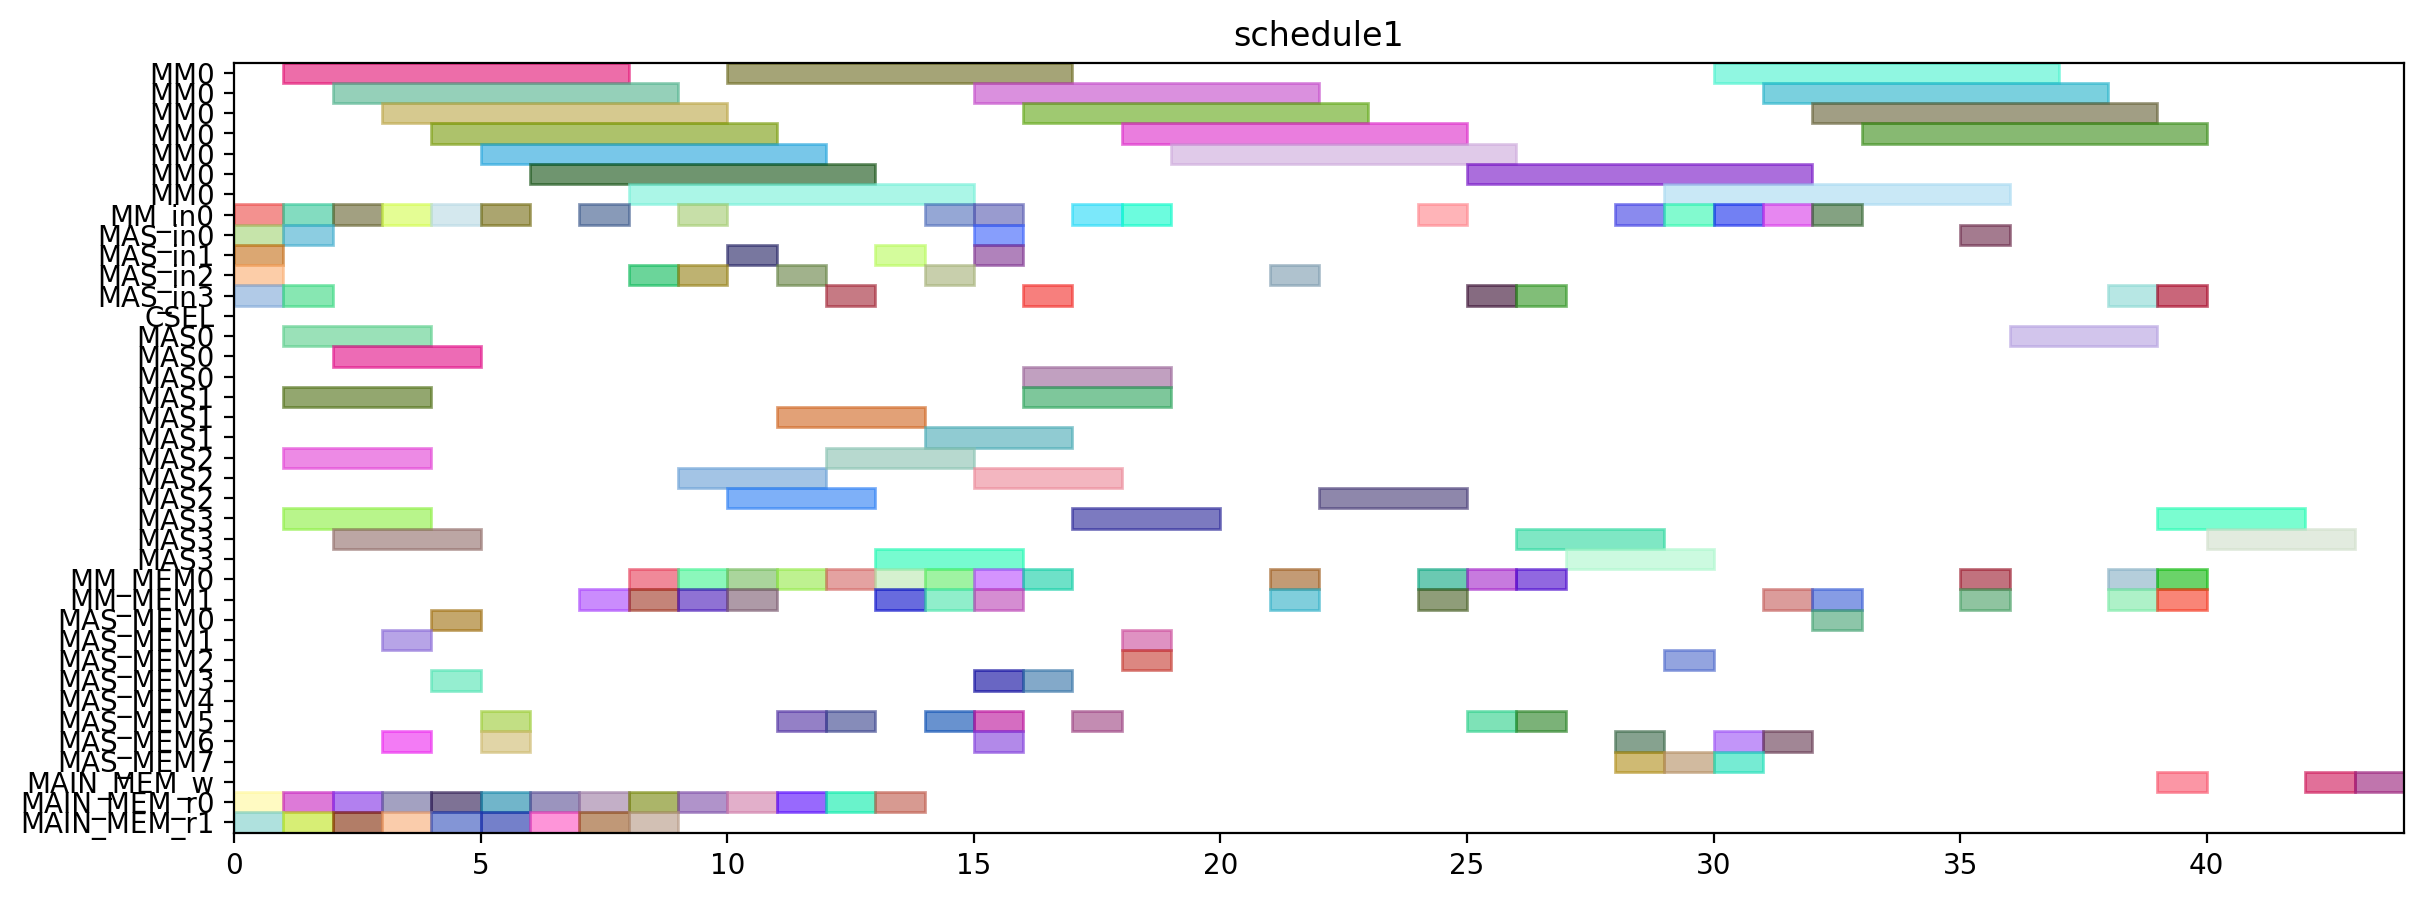

Here is the Python script that generated this plot:
from pyschedule import Scenario, solvers, plotters, alt


def solve():
	horizon = 122
	S = Scenario("schedule1", horizon=horizon)

	# resource
	MM = S.Resources('MM', num=1, size=7)
	MM_in = S.Resources('MM_in', num=1)
	MAS_in = S.Resources('MAS_in', num=4)
	CSEL = S.Resource('CSEL')
	MAS = S.Resources('MAS', num=4, size=3, periods=range(1, horizon))
	MM_MEM = S.Resources('MM_MEM', num=2)
	MAS_MEM = S.Resources('MAS_MEM', num=8)
	MAIN_MEM_w = S.Resource('MAIN_MEM_w', size=1)
	MAIN_MEM_r = S.Resources('MAIN_MEM_r', num=2)

	# result of previous scheduling
	t13_in = S.Task('t13_in', length=1, delay_cost=1)
	S += t13_in >= 0
	t13_in += MAS_in[3]

	t14_in = S.Task('t14_in', length=1, delay_cost=1)
	S += t14_in >= 0
	t14_in += MAS_in[0]

	t2_in = S.Task('t2_in', length=1, delay_cost=1)
	S += t2_in >= 0
	t2_in += MM_in[0]

	t2_mem1 = S.Task('t2_mem1', length=1, delay_cost=1)
	S += t2_mem1 >= 0
	t2_mem1 += MAIN_MEM_r[1]

	t3_mem0 = S.Task('t3_mem0', length=1, delay_cost=1)
	S += t3_mem0 >= 0
	t3_mem0 += MAIN_MEM_r[0]

	t4_in = S.Task('t4_in', length=1, delay_cost=1)
	S += t4_in >= 0
	t4_in += MAS_in[2]

	t9_in = S.Task('t9_in', length=1, delay_cost=1)
	S += t9_in >= 0
	t9_in += MAS_in[1]

	t13 = S.Task('t13', length=3, delay_cost=1)
	S += t13 >= 1
	t13 += MAS[3]

	t14 = S.Task('t14', length=3, delay_cost=1)
	S += t14 >= 1
	t14 += MAS[0]

	t14_mem1 = S.Task('t14_mem1', length=1, delay_cost=1)
	S += t14_mem1 >= 1
	t14_mem1 += MAIN_MEM_r[1]

	t1_in = S.Task('t1_in', length=1, delay_cost=1)
	S += t1_in >= 1
	t1_in += MM_in[0]

	t1_mem0 = S.Task('t1_mem0', length=1, delay_cost=1)
	S += t1_mem0 >= 1
	t1_mem0 += MAIN_MEM_r[0]

	t2 = S.Task('t2', length=7, delay_cost=1)
	S += t2 >= 1
	t2 += MM[0]

	t3_in = S.Task('t3_in', length=1, delay_cost=1)
	S += t3_in >= 1
	t3_in += MAS_in[3]

	t4 = S.Task('t4', length=3, delay_cost=1)
	S += t4 >= 1
	t4 += MAS[2]

	t8_in = S.Task('t8_in', length=1, delay_cost=1)
	S += t8_in >= 1
	t8_in += MAS_in[0]

	t9 = S.Task('t9', length=3, delay_cost=1)
	S += t9 >= 1
	t9 += MAS[1]

	t0_in = S.Task('t0_in', length=1, delay_cost=1)
	S += t0_in >= 2
	t0_in += MM_in[0]

	t1 = S.Task('t1', length=7, delay_cost=1)
	S += t1 >= 2
	t1 += MM[0]

	t3 = S.Task('t3', length=3, delay_cost=1)
	S += t3 >= 2
	t3 += MAS[3]

	t8 = S.Task('t8', length=3, delay_cost=1)
	S += t8 >= 2
	t8 += MAS[0]

	t8_mem1 = S.Task('t8_mem1', length=1, delay_cost=1)
	S += t8_mem1 >= 2
	t8_mem1 += MAIN_MEM_r[1]

	t9_mem0 = S.Task('t9_mem0', length=1, delay_cost=1)
	S += t9_mem0 >= 2
	t9_mem0 += MAIN_MEM_r[0]

	t0 = S.Task('t0', length=7, delay_cost=1)
	S += t0 >= 3
	t0 += MM[0]

	t15_in = S.Task('t15_in', length=1, delay_cost=1)
	S += t15_in >= 3
	t15_in += MM_in[0]

	t15_mem0 = S.Task('t15_mem0', length=1, delay_cost=1)
	S += t15_mem0 >= 3
	t15_mem0 += MAS_MEM[6]

	t15_mem1 = S.Task('t15_mem1', length=1, delay_cost=1)
	S += t15_mem1 >= 3
	t15_mem1 += MAS_MEM[1]

	t19_mem0 = S.Task('t19_mem0', length=1, delay_cost=1)
	S += t19_mem0 >= 3
	t19_mem0 += MAIN_MEM_r[0]

	t4_mem1 = S.Task('t4_mem1', length=1, delay_cost=1)
	S += t4_mem1 >= 3
	t4_mem1 += MAIN_MEM_r[1]

	t10_in = S.Task('t10_in', length=1, delay_cost=1)
	S += t10_in >= 4
	t10_in += MM_in[0]

	t10_mem0 = S.Task('t10_mem0', length=1, delay_cost=1)
	S += t10_mem0 >= 4
	t10_mem0 += MAS_MEM[0]

	t10_mem1 = S.Task('t10_mem1', length=1, delay_cost=1)
	S += t10_mem1 >= 4
	t10_mem1 += MAS_MEM[3]

	t15 = S.Task('t15', length=7, delay_cost=1)
	S += t15 >= 4
	t15 += MM[0]

	t30_mem0 = S.Task('t30_mem0', length=1, delay_cost=1)
	S += t30_mem0 >= 4
	t30_mem0 += MAIN_MEM_r[0]

	t9_mem1 = S.Task('t9_mem1', length=1, delay_cost=1)
	S += t9_mem1 >= 4
	t9_mem1 += MAIN_MEM_r[1]

	t0_mem1 = S.Task('t0_mem1', length=1, delay_cost=1)
	S += t0_mem1 >= 5
	t0_mem1 += MAIN_MEM_r[1]

	t10 = S.Task('t10', length=7, delay_cost=1)
	S += t10 >= 5
	t10 += MM[0]

	t18_mem0 = S.Task('t18_mem0', length=1, delay_cost=1)
	S += t18_mem0 >= 5
	t18_mem0 += MAIN_MEM_r[0]

	t5_in = S.Task('t5_in', length=1, delay_cost=1)
	S += t5_in >= 5
	t5_in += MM_in[0]

	t5_mem0 = S.Task('t5_mem0', length=1, delay_cost=1)
	S += t5_mem0 >= 5
	t5_mem0 += MAS_MEM[6]

	t5_mem1 = S.Task('t5_mem1', length=1, delay_cost=1)
	S += t5_mem1 >= 5
	t5_mem1 += MAS_MEM[5]

	t1_mem1 = S.Task('t1_mem1', length=1, delay_cost=1)
	S += t1_mem1 >= 6
	t1_mem1 += MAIN_MEM_r[1]

	t26_mem0 = S.Task('t26_mem0', length=1, delay_cost=1)
	S += t26_mem0 >= 6
	t26_mem0 += MAIN_MEM_r[0]

	t5 = S.Task('t5', length=7, delay_cost=1)
	S += t5 >= 6
	t5 += MM[0]

	t26_in = S.Task('t26_in', length=1, delay_cost=1)
	S += t26_in >= 7
	t26_in += MM_in[0]

	t26_mem1 = S.Task('t26_mem1', length=1, delay_cost=1)
	S += t26_mem1 >= 7
	t26_mem1 += MM_MEM[1]

	t3_mem1 = S.Task('t3_mem1', length=1, delay_cost=1)
	S += t3_mem1 >= 7
	t3_mem1 += MAIN_MEM_r[1]

	t4_mem0 = S.Task('t4_mem0', length=1, delay_cost=1)
	S += t4_mem0 >= 7
	t4_mem0 += MAIN_MEM_r[0]

	t0_mem0 = S.Task('t0_mem0', length=1, delay_cost=1)
	S += t0_mem0 >= 8
	t0_mem0 += MAIN_MEM_r[0]

	t11_in = S.Task('t11_in', length=1, delay_cost=1)
	S += t11_in >= 8
	t11_in += MAS_in[2]

	t11_mem0 = S.Task('t11_mem0', length=1, delay_cost=1)
	S += t11_mem0 >= 8
	t11_mem0 += MM_MEM[0]

	t11_mem1 = S.Task('t11_mem1', length=1, delay_cost=1)
	S += t11_mem1 >= 8
	t11_mem1 += MM_MEM[1]

	t13_mem1 = S.Task('t13_mem1', length=1, delay_cost=1)
	S += t13_mem1 >= 8
	t13_mem1 += MAIN_MEM_r[1]

	t26 = S.Task('t26', length=7, delay_cost=1)
	S += t26 >= 8
	t26 += MM[0]

	t11 = S.Task('t11', length=3, delay_cost=1)
	S += t11 >= 9
	t11 += MAS[2]

	t19_in = S.Task('t19_in', length=1, delay_cost=1)
	S += t19_in >= 9
	t19_in += MM_in[0]

	t19_mem1 = S.Task('t19_mem1', length=1, delay_cost=1)
	S += t19_mem1 >= 9
	t19_mem1 += MM_MEM[1]

	t24_in = S.Task('t24_in', length=1, delay_cost=1)
	S += t24_in >= 9
	t24_in += MAS_in[2]

	t24_mem0 = S.Task('t24_mem0', length=1, delay_cost=1)
	S += t24_mem0 >= 9
	t24_mem0 += MM_MEM[0]

	t8_mem0 = S.Task('t8_mem0', length=1, delay_cost=1)
	S += t8_mem0 >= 9
	t8_mem0 += MAIN_MEM_r[0]

	t13_mem0 = S.Task('t13_mem0', length=1, delay_cost=1)
	S += t13_mem0 >= 10
	t13_mem0 += MAIN_MEM_r[0]

	t19 = S.Task('t19', length=7, delay_cost=1)
	S += t19 >= 10
	t19 += MM[0]

	t24 = S.Task('t24', length=3, delay_cost=1)
	S += t24 >= 10
	t24 += MAS[2]

	t6_in = S.Task('t6_in', length=1, delay_cost=1)
	S += t6_in >= 10
	t6_in += MAS_in[1]

	t6_mem0 = S.Task('t6_mem0', length=1, delay_cost=1)
	S += t6_mem0 >= 10
	t6_mem0 += MM_MEM[0]

	t6_mem1 = S.Task('t6_mem1', length=1, delay_cost=1)
	S += t6_mem1 >= 10
	t6_mem1 += MM_MEM[1]

	t12_in = S.Task('t12_in', length=1, delay_cost=1)
	S += t12_in >= 11
	t12_in += MAS_in[2]

	t12_mem0 = S.Task('t12_mem0', length=1, delay_cost=1)
	S += t12_mem0 >= 11
	t12_mem0 += MM_MEM[0]

	t12_mem1 = S.Task('t12_mem1', length=1, delay_cost=1)
	S += t12_mem1 >= 11
	t12_mem1 += MAS_MEM[5]

	t14_mem0 = S.Task('t14_mem0', length=1, delay_cost=1)
	S += t14_mem0 >= 11
	t14_mem0 += MAIN_MEM_r[0]

	t6 = S.Task('t6', length=3, delay_cost=1)
	S += t6 >= 11
	t6 += MAS[1]

	t12 = S.Task('t12', length=3, delay_cost=1)
	S += t12 >= 12
	t12 += MAS[2]

	t25_in = S.Task('t25_in', length=1, delay_cost=1)
	S += t25_in >= 12
	t25_in += MAS_in[3]

	t25_mem0 = S.Task('t25_mem0', length=1, delay_cost=1)
	S += t25_mem0 >= 12
	t25_mem0 += MM_MEM[0]

	t25_mem1 = S.Task('t25_mem1', length=1, delay_cost=1)
	S += t25_mem1 >= 12
	t25_mem1 += MAS_MEM[5]

	t27_mem0 = S.Task('t27_mem0', length=1, delay_cost=1)
	S += t27_mem0 >= 12
	t27_mem0 += MAIN_MEM_r[0]

	t16_in = S.Task('t16_in', length=1, delay_cost=1)
	S += t16_in >= 13
	t16_in += MAS_in[1]

	t16_mem0 = S.Task('t16_mem0', length=1, delay_cost=1)
	S += t16_mem0 >= 13
	t16_mem0 += MM_MEM[0]

	t16_mem1 = S.Task('t16_mem1', length=1, delay_cost=1)
	S += t16_mem1 >= 13
	t16_mem1 += MM_MEM[1]

	t25 = S.Task('t25', length=3, delay_cost=1)
	S += t25 >= 13
	t25 += MAS[3]

	t2_mem0 = S.Task('t2_mem0', length=1, delay_cost=1)
	S += t2_mem0 >= 13
	t2_mem0 += MAIN_MEM_r[0]

	t16 = S.Task('t16', length=3, delay_cost=1)
	S += t16 >= 14
	t16 += MAS[1]

	t18_in = S.Task('t18_in', length=1, delay_cost=1)
	S += t18_in >= 14
	t18_in += MM_in[0]

	t18_mem1 = S.Task('t18_mem1', length=1, delay_cost=1)
	S += t18_mem1 >= 14
	t18_mem1 += MAS_MEM[5]

	t29_in = S.Task('t29_in', length=1, delay_cost=1)
	S += t29_in >= 14
	t29_in += MAS_in[2]

	t29_mem0 = S.Task('t29_mem0', length=1, delay_cost=1)
	S += t29_mem0 >= 14
	t29_mem0 += MM_MEM[0]

	t29_mem1 = S.Task('t29_mem1', length=1, delay_cost=1)
	S += t29_mem1 >= 14
	t29_mem1 += MM_MEM[1]

	t18 = S.Task('t18', length=7, delay_cost=1)
	S += t18 >= 15
	t18 += MM[0]

	t27_in = S.Task('t27_in', length=1, delay_cost=1)
	S += t27_in >= 15
	t27_in += MM_in[0]

	t27_mem1 = S.Task('t27_mem1', length=1, delay_cost=1)
	S += t27_mem1 >= 15
	t27_mem1 += MAS_MEM[5]

	t28_in = S.Task('t28_in', length=1, delay_cost=1)
	S += t28_in >= 15
	t28_in += MAS_in[0]

	t28_mem0 = S.Task('t28_mem0', length=1, delay_cost=1)
	S += t28_mem0 >= 15
	t28_mem0 += MAS_MEM[6]

	t28_mem1 = S.Task('t28_mem1', length=1, delay_cost=1)
	S += t28_mem1 >= 15
	t28_mem1 += MM_MEM[1]

	t29 = S.Task('t29', length=3, delay_cost=1)
	S += t29 >= 15
	t29 += MAS[2]

	t7_in = S.Task('t7_in', length=1, delay_cost=1)
	S += t7_in >= 15
	t7_in += MAS_in[1]

	t7_mem0 = S.Task('t7_mem0', length=1, delay_cost=1)
	S += t7_mem0 >= 15
	t7_mem0 += MM_MEM[0]

	t7_mem1 = S.Task('t7_mem1', length=1, delay_cost=1)
	S += t7_mem1 >= 15
	t7_mem1 += MAS_MEM[3]

	t17_in = S.Task('t17_in', length=1, delay_cost=1)
	S += t17_in >= 16
	t17_in += MAS_in[3]

	t17_mem0 = S.Task('t17_mem0', length=1, delay_cost=1)
	S += t17_mem0 >= 16
	t17_mem0 += MM_MEM[0]

	t17_mem1 = S.Task('t17_mem1', length=1, delay_cost=1)
	S += t17_mem1 >= 16
	t17_mem1 += MAS_MEM[3]

	t27 = S.Task('t27', length=7, delay_cost=1)
	S += t27 >= 16
	t27 += MM[0]

	t28 = S.Task('t28', length=3, delay_cost=1)
	S += t28 >= 16
	t28 += MAS[0]

	t7 = S.Task('t7', length=3, delay_cost=1)
	S += t7 >= 16
	t7 += MAS[1]

	t17 = S.Task('t17', length=3, delay_cost=1)
	S += t17 >= 17
	t17 += MAS[3]

	t30_in = S.Task('t30_in', length=1, delay_cost=1)
	S += t30_in >= 17
	t30_in += MM_in[0]

	t30_mem1 = S.Task('t30_mem1', length=1, delay_cost=1)
	S += t30_mem1 >= 17
	t30_mem1 += MAS_MEM[5]

	t30 = S.Task('t30', length=7, delay_cost=1)
	S += t30 >= 18
	t30 += MM[0]

	t35_in = S.Task('t35_in', length=1, delay_cost=1)
	S += t35_in >= 18
	t35_in += MM_in[0]

	t35_mem0 = S.Task('t35_mem0', length=1, delay_cost=1)
	S += t35_mem0 >= 18
	t35_mem0 += MAS_MEM[2]

	t35_mem1 = S.Task('t35_mem1', length=1, delay_cost=1)
	S += t35_mem1 >= 18
	t35_mem1 += MAS_MEM[1]

	t35 = S.Task('t35', length=7, delay_cost=1)
	S += t35 >= 19
	t35 += MM[0]

	t20_in = S.Task('t20_in', length=1, delay_cost=1)
	S += t20_in >= 21
	t20_in += MAS_in[2]

	t20_mem0 = S.Task('t20_mem0', length=1, delay_cost=1)
	S += t20_mem0 >= 21
	t20_mem0 += MM_MEM[0]

	t20_mem1 = S.Task('t20_mem1', length=1, delay_cost=1)
	S += t20_mem1 >= 21
	t20_mem1 += MM_MEM[1]

	t20 = S.Task('t20', length=3, delay_cost=1)
	S += t20 >= 22
	t20 += MAS[2]

	t31_in = S.Task('t31_in', length=1, delay_cost=1)
	S += t31_in >= 24
	t31_in += MM_in[0]

	t31_mem0 = S.Task('t31_mem0', length=1, delay_cost=1)
	S += t31_mem0 >= 24
	t31_mem0 += MM_MEM[0]

	t31_mem1 = S.Task('t31_mem1', length=1, delay_cost=1)
	S += t31_mem1 >= 24
	t31_mem1 += MM_MEM[1]

	t31 = S.Task('t31', length=7, delay_cost=1)
	S += t31 >= 25
	t31 += MM[0]


	# new tasks
	t21 = S.Task('t21', length=3, delay_cost=1)
	t21 += alt(MAS)
	t21_in = S.Task('t21_in', length=1, delay_cost=1)
	t21_in += alt(MAS_in)
	S += t21_in*MAS_in[0]<=t21*MAS[0]

	S += t21_in*MAS_in[1]<=t21*MAS[1]

	S += t21_in*MAS_in[2]<=t21*MAS[2]

	S += t21_in*MAS_in[3]<=t21*MAS[3]

	t21_mem0 = S.Task('t21_mem0', length=1, delay_cost=1)
	t21_mem0 += MM_MEM[0]
	S += 8 < t21_mem0
	S += t21_mem0 <= t21

	t21_mem1 = S.Task('t21_mem1', length=1, delay_cost=1)
	t21_mem1 += MAS_MEM[5]
	S += 24 < t21_mem1
	S += t21_mem1 <= t21

	t22 = S.Task('t22', length=3, delay_cost=1)
	t22 += alt(MAS)
	t22_in = S.Task('t22_in', length=1, delay_cost=1)
	t22_in += alt(MAS_in)
	S += t22_in*MAS_in[0]<=t22*MAS[0]

	S += t22_in*MAS_in[1]<=t22*MAS[1]

	S += t22_in*MAS_in[2]<=t22*MAS[2]

	S += t22_in*MAS_in[3]<=t22*MAS[3]

	t22_mem0 = S.Task('t22_mem0', length=1, delay_cost=1)
	t22_mem0 += MM_MEM[0]
	S += 8 < t22_mem0
	S += t22_mem0 <= t22

	t22_mem1 = S.Task('t22_mem1', length=1, delay_cost=1)
	t22_mem1 += MAS_MEM[5]
	S += 24 < t22_mem1
	S += t22_mem1 <= t22

	t32 = S.Task('t32', length=7, delay_cost=1)
	t32 += alt(MM)
	t32_in = S.Task('t32_in', length=1, delay_cost=1)
	t32_in += alt(MM_in)
	S += t32_in*MM_in[0]<=t32*MM[0]

	t32_mem0 = S.Task('t32_mem0', length=1, delay_cost=1)
	t32_mem0 += MAS_MEM[0]
	S += 18 < t32_mem0
	S += t32_mem0 <= t32

	t32_mem1 = S.Task('t32_mem1', length=1, delay_cost=1)
	t32_mem1 += MM_MEM[1]
	S += 31 < t32_mem1
	S += t32_mem1 <= t32

	t33 = S.Task('t33', length=7, delay_cost=1)
	t33 += alt(MM)
	t33_in = S.Task('t33_in', length=1, delay_cost=1)
	t33_in += alt(MM_in)
	S += t33_in*MM_in[0]<=t33*MM[0]

	t33_mem0 = S.Task('t33_mem0', length=1, delay_cost=1)
	t33_mem0 += MAS_MEM[6]
	S += 19 < t33_mem0
	S += t33_mem0 <= t33

	t33_mem1 = S.Task('t33_mem1', length=1, delay_cost=1)
	t33_mem1 += MM_MEM[1]
	S += 31 < t33_mem1
	S += t33_mem1 <= t33

	t23 = S.Task('t23', length=7, delay_cost=1)
	t23 += alt(MM)
	t23_in = S.Task('t23_in', length=1, delay_cost=1)
	t23_in += alt(MM_in)
	S += t23_in*MM_in[0]<=t23*MM[0]

	t23_mem0 = S.Task('t23_mem0', length=1, delay_cost=1)
	t23_mem0 += alt(MAS_MEM)
	S += (t21*MAS[0])-1 < t23_mem0*MAS_MEM[0]
	S += (t21*MAS[1])-1 < t23_mem0*MAS_MEM[2]
	S += (t21*MAS[2])-1 < t23_mem0*MAS_MEM[4]
	S += (t21*MAS[3])-1 < t23_mem0*MAS_MEM[6]
	S += t23_mem0 <= t23

	t23_mem1 = S.Task('t23_mem1', length=1, delay_cost=1)
	t23_mem1 += alt(MAS_MEM)
	S += (t22*MAS[0])-1 < t23_mem1*MAS_MEM[1]
	S += (t22*MAS[1])-1 < t23_mem1*MAS_MEM[3]
	S += (t22*MAS[2])-1 < t23_mem1*MAS_MEM[5]
	S += (t22*MAS[3])-1 < t23_mem1*MAS_MEM[7]
	S += t23_mem1 <= t23

	t34 = S.Task('t34', length=7, delay_cost=1)
	t34 += alt(MM)
	t34_in = S.Task('t34_in', length=1, delay_cost=1)
	t34_in += alt(MM_in)
	S += t34_in*MM_in[0]<=t34*MM[0]

	t34_mem0 = S.Task('t34_mem0', length=1, delay_cost=1)
	t34_mem0 += MAS_MEM[2]
	S += 18 < t34_mem0
	S += t34_mem0 <= t34

	t34_mem1 = S.Task('t34_mem1', length=1, delay_cost=1)
	t34_mem1 += alt(MAS_MEM)
	S += (t21*MAS[0])-1 < t34_mem1*MAS_MEM[1]
	S += (t21*MAS[1])-1 < t34_mem1*MAS_MEM[3]
	S += (t21*MAS[2])-1 < t34_mem1*MAS_MEM[5]
	S += (t21*MAS[3])-1 < t34_mem1*MAS_MEM[7]
	S += t34_mem1 <= t34

	t36 = S.Task('t36', length=7, delay_cost=1)
	t36 += alt(MM)
	t36_in = S.Task('t36_in', length=1, delay_cost=1)
	t36_in += alt(MM_in)
	S += t36_in*MM_in[0]<=t36*MM[0]

	t36_mem0 = S.Task('t36_mem0', length=1, delay_cost=1)
	t36_mem0 += MAS_MEM[6]
	S += 19 < t36_mem0
	S += t36_mem0 <= t36

	t36_mem1 = S.Task('t36_mem1', length=1, delay_cost=1)
	t36_mem1 += alt(MAS_MEM)
	S += (t22*MAS[0])-1 < t36_mem1*MAS_MEM[1]
	S += (t22*MAS[1])-1 < t36_mem1*MAS_MEM[3]
	S += (t22*MAS[2])-1 < t36_mem1*MAS_MEM[5]
	S += (t22*MAS[3])-1 < t36_mem1*MAS_MEM[7]
	S += t36_mem1 <= t36

	PY_new = S.Task('PY_new', length=3, delay_cost=1)
	PY_new += alt(MAS)
	PY_new_in = S.Task('PY_new_in', length=1, delay_cost=1)
	PY_new_in += alt(MAS_in)
	S += PY_new_in*MAS_in[0]<=PY_new*MAS[0]

	S += PY_new_in*MAS_in[1]<=PY_new*MAS[1]

	S += PY_new_in*MAS_in[2]<=PY_new*MAS[2]

	S += PY_new_in*MAS_in[3]<=PY_new*MAS[3]

	S += 0<PY_new

	PY_new_w = S.Task('PY_new_w', length=1, delay_cost=1)
	PY_new_w += alt(MAIN_MEM_w)
	S += PY_new <= PY_new_w

	PY_new_mem0 = S.Task('PY_new_mem0', length=1, delay_cost=1)
	PY_new_mem0 += alt(MM_MEM)
	S += (t23*MM[0])-1 < PY_new_mem0*MM_MEM[0]
	S += PY_new_mem0 <= PY_new

	PY_new_mem1 = S.Task('PY_new_mem1', length=1, delay_cost=1)
	PY_new_mem1 += alt(MM_MEM)
	S += (t32*MM[0])-1 < PY_new_mem1*MM_MEM[1]
	S += PY_new_mem1 <= PY_new

	PX_new = S.Task('PX_new', length=3, delay_cost=1)
	PX_new += alt(MAS)
	PX_new_in = S.Task('PX_new_in', length=1, delay_cost=1)
	PX_new_in += alt(MAS_in)
	S += PX_new_in*MAS_in[0]<=PX_new*MAS[0]

	S += PX_new_in*MAS_in[1]<=PX_new*MAS[1]

	S += PX_new_in*MAS_in[2]<=PX_new*MAS[2]

	S += PX_new_in*MAS_in[3]<=PX_new*MAS[3]

	S += 0<PX_new

	PX_new_w = S.Task('PX_new_w', length=1, delay_cost=1)
	PX_new_w += alt(MAIN_MEM_w)
	S += PX_new <= PX_new_w

	PX_new_mem0 = S.Task('PX_new_mem0', length=1, delay_cost=1)
	PX_new_mem0 += alt(MM_MEM)
	S += (t34*MM[0])-1 < PX_new_mem0*MM_MEM[0]
	S += PX_new_mem0 <= PX_new

	PX_new_mem1 = S.Task('PX_new_mem1', length=1, delay_cost=1)
	PX_new_mem1 += alt(MM_MEM)
	S += (t33*MM[0])-1 < PX_new_mem1*MM_MEM[1]
	S += PX_new_mem1 <= PX_new

	PZ_new = S.Task('PZ_new', length=3, delay_cost=1)
	PZ_new += alt(MAS)
	PZ_new_in = S.Task('PZ_new_in', length=1, delay_cost=1)
	PZ_new_in += alt(MAS_in)
	S += PZ_new_in*MAS_in[0]<=PZ_new*MAS[0]

	S += PZ_new_in*MAS_in[1]<=PZ_new*MAS[1]

	S += PZ_new_in*MAS_in[2]<=PZ_new*MAS[2]

	S += PZ_new_in*MAS_in[3]<=PZ_new*MAS[3]

	S += 0<PZ_new

	PZ_new_w = S.Task('PZ_new_w', length=1, delay_cost=1)
	PZ_new_w += alt(MAIN_MEM_w)
	S += PZ_new <= PZ_new_w

	PZ_new_mem0 = S.Task('PZ_new_mem0', length=1, delay_cost=1)
	PZ_new_mem0 += alt(MM_MEM)
	S += (t36*MM[0])-1 < PZ_new_mem0*MM_MEM[0]
	S += PZ_new_mem0 <= PZ_new

	PZ_new_mem1 = S.Task('PZ_new_mem1', length=1, delay_cost=1)
	PZ_new_mem1 += MM_MEM[1]
	S += 25 < PZ_new_mem1
	S += PZ_new_mem1 <= PZ_new

	solvers.mip.solve(S,msg=1,kind='CPLEX',ratio_gap=1.01)

	solution = [['hoge']*len(S.solution()[1]) for i in range(len(S.solution()))]
	for i in range(len(S.solution())):
		for j in range(len(S.solution()[i])):
			solution[i][j]=str(S.solution()[i][j])
	print(solution)

	cycles = int(solution[-1][3])

	pic_file_name = "/home/mfukuda/ABE/multiRAM_multiMAS_16mux/scheduling_result/stage7MM1_stage3MAS4/EP_ADD_A_ANY/schedule1.png"
	if(S.solution() != []):
		plotters.matplotlib.plot(S,img_filename=pic_file_name, show_task_labels=False, fig_size=(cycles*0.25+3, 5))

	return solution
